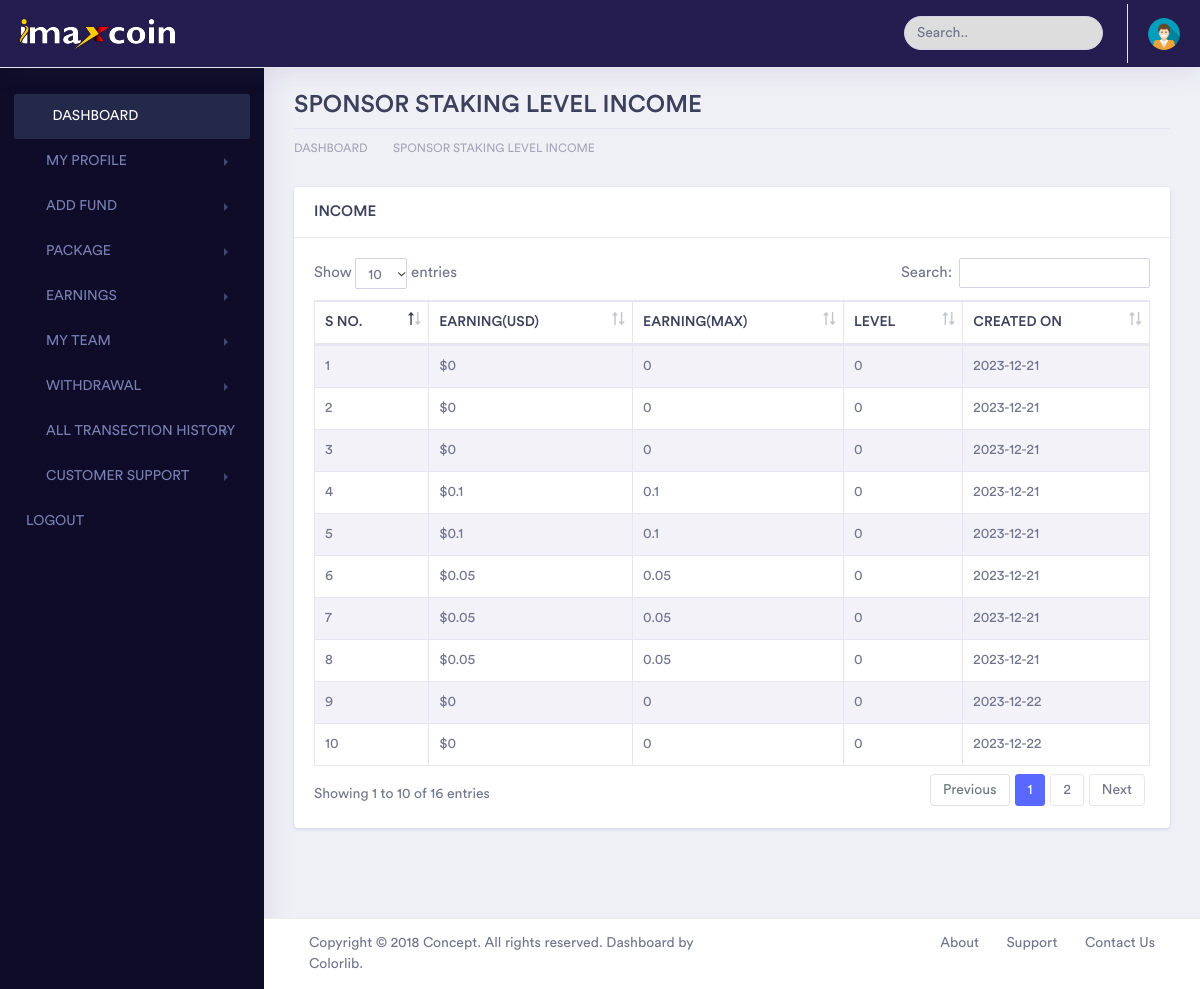
Page /admin/sponsor-staking.php (signed in) on the committed database.
### tables this page shows
CREATE TABLE `sponsor_staking_income` (
  `id` int(11) NOT NULL,
  `user_id` varchar(11) NOT NULL,
  `amount` float NOT NULL,
  `s_date` date NOT NULL,
  `level` int(11) NOT NULL
);

### admin/elements/connection.php (called while the page is built, shortened)
<?php
 if(isset($_SESSION['session_id']) && isset($_SESSION['user_id'])){
    $my_id=$_SESSION['user_id'];
 }
 else{
 	header("Location:index.php");
 }
?>

### admin/sponsor-staking.php (the view, shortened to what this page needs)
<!doctype html>
<html lang="en">
<?php include_once("elements/connection.php");?>
<head>
    <link rel="stylesheet" href="assets/vendor/bootstrap/css/bootstrap.min.css">
    <link href="assets/vendor/fonts/circular-std/style.css" rel="stylesheet">
    <link rel="stylesheet" href="assets/libs/css/style.css">
    <link rel="stylesheet" href="assets/vendor/fonts/fontawesome/css/fontawesome-all.css">
    <link rel="stylesheet" type="text/css" href="assets/vendor/datatables/css/dataTables.bootstrap4.css">
    <link rel="stylesheet" type="text/css" href="assets/vendor/datatables/css/buttons.bootstrap4.css">
    <link rel="stylesheet" type="text/css" href="assets/vendor/datatables/css/select.bootstrap4.css">
    <link rel="stylesheet" type="text/css" href="assets/vendor/datatables/css/fixedHeader.bootstrap4.css">
</head>
<?php include("elements/sidebar.php");?>
<div class="dashboard-wrapper">
            <div class="container-fluid  dashboard-content">
                 <?php $price=mysqli_fetch_array(mysqli_query($conn,"SELECT price FROM imax_price WHERE id=1"));?>
                <div class="row">
                    <div class="col-xl-12 col-lg-12 col-md-12 col-sm-12 col-12">
                        <div class="page-header">
                            <h2 class="pageheader-title">SPONSOR STAKING LEVEL INCOME</h2>
                            <div class="page-breadcrumb">
                                <nav aria-label="breadcrumb">
                                    <ol class="breadcrumb">
                                        <li class="breadcrumb-item"><a href="#" class="breadcrumb-link">DASHBOARD</a></li>
                                        <li class="breadcrumb-item"><a href="#" class="breadcrumb-link">SPONSOR STAKING LEVEL INCOME</a></li>
                                    </ol>
                                </nav>
                            </div>
                        </div>
                    </div>
                </div>
                <div class="row">
                    <div class="col-xl-12 col-lg-12 col-md-12 col-sm-12 col-12">
                        <div class="card">
                            <div class="card-header">
                                <h5 class="mb-0">INCOME </h5>
                            </div>
                            <div class="card-body">
                                <div class="table-responsive">
                                    <table id="example4" class="table table-striped table-bordered" style="width:100%">
                                        <thead>
                                            <tr>
                                                <th>S NO.</th>
                                                <th>EARNING(USD)</th>
                                                <th>EARNING(MAX)</th>
                                                <th>LEVEL</th>
                                                <th>CREATED ON</th>
                                            </tr>
                                        </thead>
                                        <tbody>
                                             <?php
                                            $a=0;
                                            $data=mysqli_query($conn,"SELECT * FROM sponsor_staking_income WHERE user_id=$my_id");
                                            while($d=mysqli_fetch_array($data)){
                                                ?>
                                            <tr>
                                                <td><?php echo ++$a?></td>
                                                <td>$<?php echo $d['amount']?></td>
                                                <td><?php echo $d['amount']/$price['price']?></td>
                                                <td><?php echo $d['level']?></td>
                                                <td><?php echo $d['s_date']?></td>
                                            </tr>
                                                <?php
                                            }
                                            ?>
                                        </tbody>
                                    </table>
                                </div>
                            </div>
                        </div>
                    </div>
                </div>
            </div>
            <div class="footer">
                <div class="container-fluid">
                    <div class="row">
                        <div class="col-xl-6 col-lg-6 col-md-12 col-sm-12 col-12">
                            Copyright © 2018 Concept. All rights reserved. Dashboard by <a href="https://colorlib.com/wp/">Colorlib</a>.
                        </div>
                        <div class="col-xl-6 col-lg-6 col-md-12 col-sm-12 col-12">
                            <div class="text-md-right footer-links d-none d-sm-block">
                                <a href="javascript: void(0);">About</a>
                                <a href="javascript: void(0);">Support</a>
                                <a href="javascript: void(0);">Contact Us</a>
                            </div>
                        </div>
                    </div>
                </div>
            </div>
        </div>
    </div>
</body>
</html>

### rows in the picture
sponsor_staking_income: amount "0", $d['amount']/$price['price'] "0", level "0", s_date "2023-12-21"
sponsor_staking_income: amount "0", $d['amount']/$price['price'] "0", level "0", s_date "2023-12-21"
sponsor_staking_income: amount "0", $d['amount']/$price['price'] "0", level "0", s_date "2023-12-21"
sponsor_staking_income: amount "0.1", $d['amount']/$price['price'] "0.1", level "0", s_date "2023-12-21"
sponsor_staking_income: amount "0.1", $d['amount']/$price['price'] "0.1", level "0", s_date "2023-12-21"
sponsor_staking_income: amount "0.05", $d['amount']/$price['price'] "0.05", level "0", s_date "2023-12-21"
sponsor_staking_income: amount "0.05", $d['amount']/$price['price'] "0.05", level "0", s_date "2023-12-21"
sponsor_staking_income: amount "0.05", $d['amount']/$price['price'] "0.05", level "0", s_date "2023-12-21"
sponsor_staking_income: amount "0", $d['amount']/$price['price'] "0", level "0", s_date "2023-12-22"
sponsor_staking_income: amount "0", $d['amount']/$price['price'] "0", level "0", s_date "2023-12-22"
